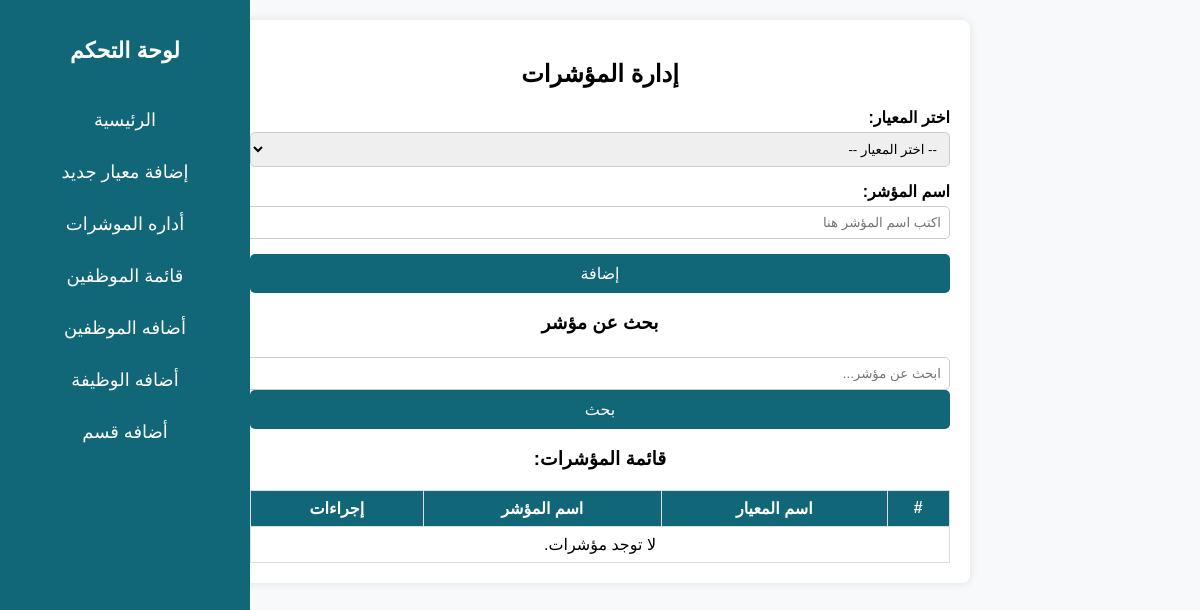
Page /pages/dashboard/add-indicators.php on the earlier database version.
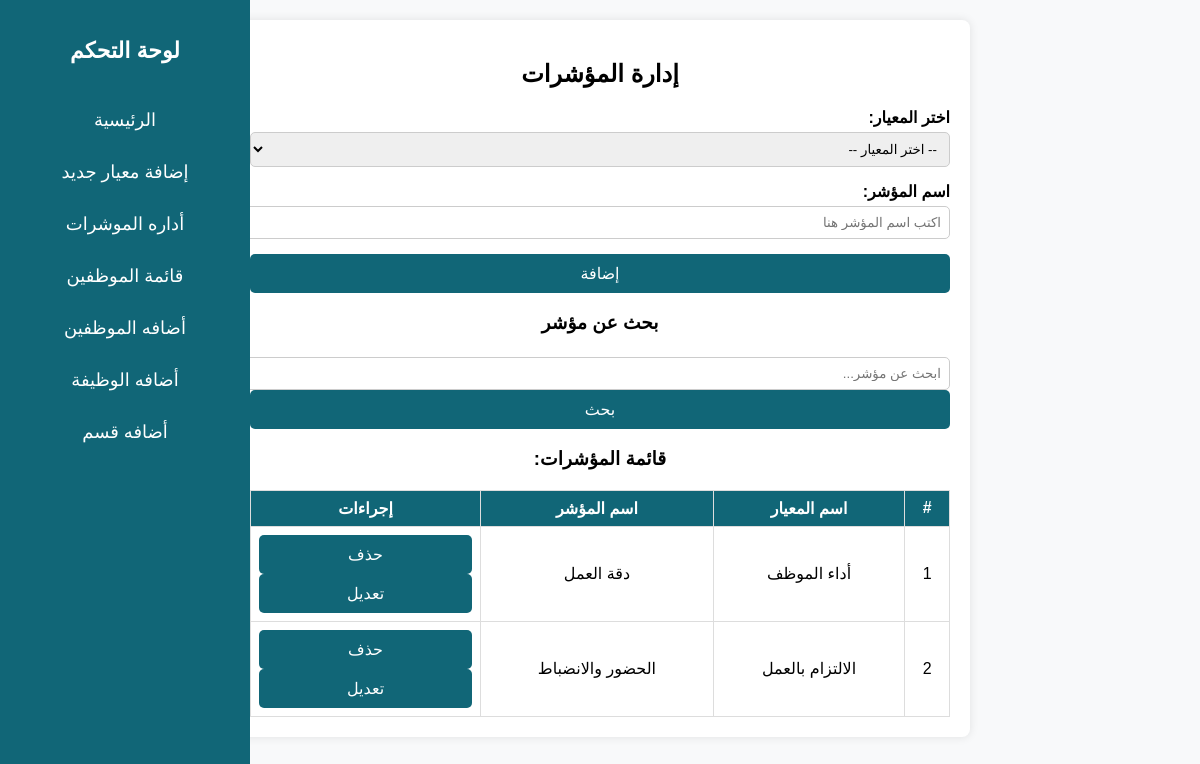
Same page on the later database version.
### tables this page shows
CREATE TABLE `pointers` (
  `id` int(11) NOT NULL,
  `name` varchar(255) NOT NULL,
  `criteria_id` int(11) NOT NULL
);

CREATE TABLE `criteria` (
  `id` int(11) NOT NULL,
  `name` varchar(255) NOT NULL
);

### pages/dashboard/add-indicators.php (the view, shortened to what this page needs)
<?php include './layout/sideBar.php'; ?>
<?php
include('../../config/connect.php');
$searchTerm = '';
if (isset($_POST['searchTerm'])) {
    $searchTerm = trim($_POST['searchTerm']);
    $stmt = $con->prepare("SELECT i.*, c.name AS criteria_name FROM pointers i JOIN criteria c ON i.criteria_id = c.id WHERE i.name LIKE :searchTerm");
    $stmt->bindValue(':searchTerm', '%' . $searchTerm . '%');
} else {
    $stmt = $con->query("SELECT i.*, c.name AS criteria_name FROM pointers i JOIN criteria c ON i.criteria_id = c.id");
}
$stmt->execute();
$indicators = $stmt->fetchAll(PDO::FETCH_ASSOC);
?>
<link rel="stylesheet" href="../../style/indicators.css">
<div class="container">
    <h2>إدارة المؤشرات</h2>
    <form method="POST" action="">
        <div class="form-group">
            <label for="criterion">اختر المعيار:</label>
            <select id="criterion" name="criterionId" required>
                <option value="">-- اختر المعيار --</option>
            </select>
        </div>
        <div class="form-group">
            <label for="indicator">اسم المؤشر:</label>
            <input type="text" name="indicatorName" id="indicator" placeholder="اكتب اسم المؤشر هنا" required>
        </div>
        <button type="submit">إضافة</button>
    </form>
    <h3>بحث عن مؤشر</h3>
    <form method="POST" action="">
        <input type="text" name="searchTerm" placeholder="ابحث عن مؤشر..." value="<?php echo htmlspecialchars($searchTerm); ?>">
        <button type="submit">بحث</button>
    </form>
    <h3>قائمة المؤشرات:</h3>
    <table>
        <thead>
            <tr>
                <th>#</th>
                <th>اسم المعيار</th>
                <th>اسم المؤشر</th>
                <th>إجراءات</th>
            </tr>
        </thead>
        <tbody id="indicatorsTable">
            <?php
            if ($indicators) {
                $index = 1;
                foreach ($indicators as $indicator) {
                    echo "<tr>
                            <td>{$index}</td>
                            <td>{$indicator['criteria_name']}</td>
                            <td>{$indicator['name']}</td>
                            <td>
                                <form method='POST' action='' style='display:inline;'>
                                    <input type='hidden' name='deleteIndicatorId' value='{$indicator['id']}'>
                                    <button type='submit' onclick='return confirm(\"هل أنت متأكد من حذف هذا المؤشر؟\");'>حذف</button>
                                </form>
                                <form method='GET' action='edit-indicator.php' style='display:inline;'>
                                    <input type='hidden' name='id' value='{$indicator['id']}'>
                                    <button type='submit'>تعديل</button>
                                </form>
                            </td>
                          </tr>";
                    $index++;
                }
            } else {
                echo "<tr><td colspan='4'>لا توجد مؤشرات.</td></tr>";
            }
            ?>
        </tbody>
    </table>
</div>
</body>
</html>

Differences in the rows shown:
added pointers: criteria.name "أداء الموظف", name "دقة العمل"
added pointers: criteria.name "الالتزام بالعمل", name "الحضور والانضباط"
Other differences:
text no longer shown: "لا توجد مؤشرات."
